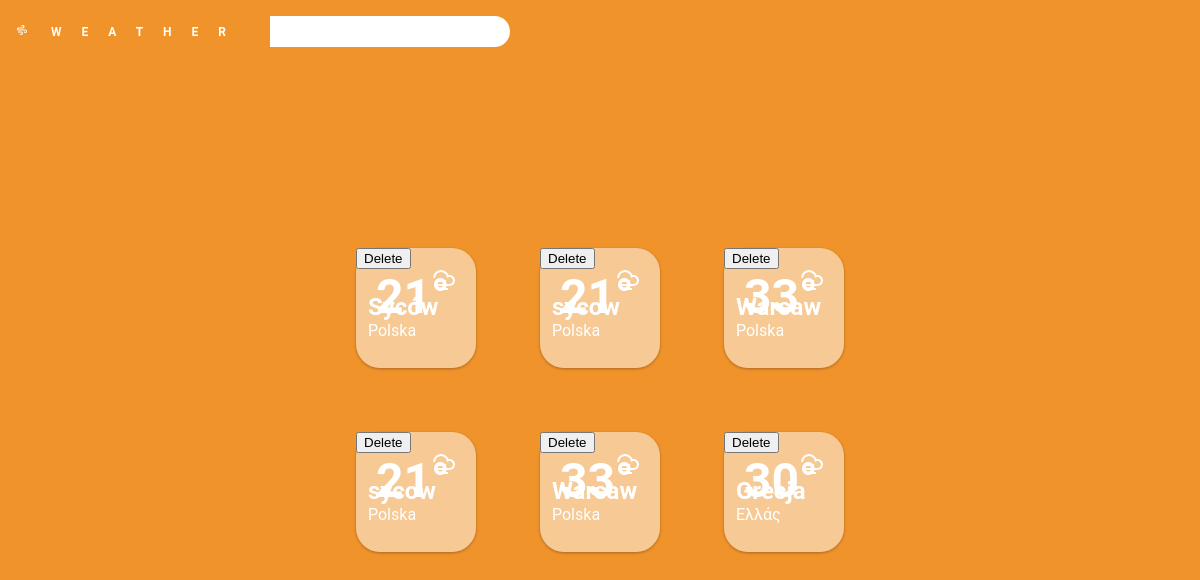
Before: /main/ with the older database file.
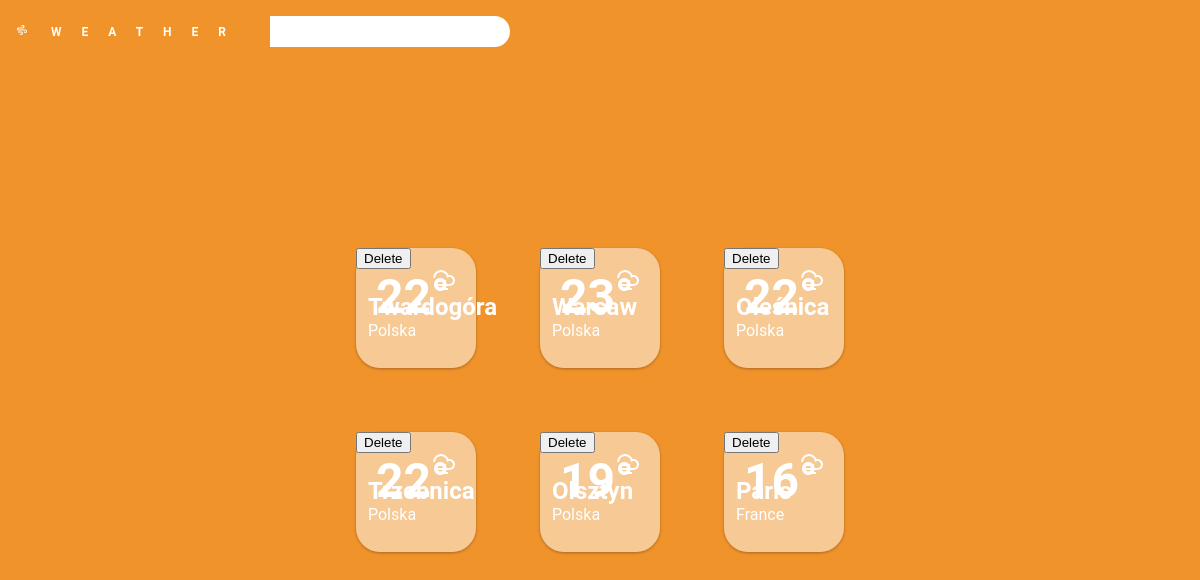
After: the same page with the newer database file.
### weather/models.py (models this page shows, shortened)
class Favorite(models.Model):
    link = models.CharField(max_length=300)
    city = models.CharField(max_length=200)
    country = models.CharField(max_length=200)
    tempr = models.IntegerField(max_length=20)

### weather/views.py (the view)
# urls.py: path('main/', views.main),
def main(request):
    fav = Favorite.objects.all()
    return render(request, 'weather/main.html', {
        "fav": fav,
    })

### templates/weather/main.html (shortened to what this page needs)
{% extends "base.html" %}
{% block content %}
<div class="content">
  <div class="content__grid-container">
    <div class="content__grid">
        {% for element in fav %}
      <a href={{element.link}}>
        <div class="content__grid-item">
            <p class="content__grid-item-temp">
              {{element.tempr}}°
            </p>
            <div class="content__grid-item-icon">
              <svg xmlns="http://www.w3.org/2000/svg" viewBox="0 0 24 24" width="24" height="24"><path fill="none" d="M0 0h24v24H0z"/><path d="M14 18v-2h3.5a3.5 3.5 0 1 0-2.5-5.95V10a6 6 0 1 0-12 0v.007H1V10a8 8 0 0 1 15.458-2.901A5.5 5.5 0 1 1 17.5 18H14zm-8 2h10v2H6v-2zm0-8h8v2H6v-2zm-4 4h10v2H2v-2z"/></svg>
            </div>
            <p class="content__grid-item-location">
              <span class="content__grid-item-city">{{element.city}}</span><br/>
              <span>{{element.country}}</span>
            </p>
            <form action="/main/delete_favorite/{{ element.id }}" method="POST">
                <button type="submit">Delete</button>
            </form>
        </div>
      </a>
        {% endfor %}
    </div>
  </div>
</div>
{% endblock content %}

### templates/base.html (shortened to what this page needs)
{% load static %}
<!DOCTYPE html>
<html lang="en">
<head>
	<link rel="stylesheet" href="{% static "css/style.css" %}">
    <link rel="stylesheet" href="https://cdnjs.cloudflare.com/ajax/libs/Chart.js/2.8.0/Chart.min.css" />
</head>
<body>
	<div class="app__details-sun">
      <div class="header">
          <a href="/main" style="text-decoration:none">
              <div class="logo">
                  weather
              </div>
          </a>
          <form action="new_search" method="POST">
            <div class="search">
                <input id="text" name="content" type="search" required/>
            </div>
          </form>
      </div>
      {% block content %}{% endblock content %}
	</div>
</body>
</html>

### static/css/style.css (style rules this page uses)
body { width: 100%; height: 100vh; margin: 0; overflow: hidden; font-family: 'Roboto', sans-serif; }
.header { display: -webkit-box; display: -ms-flexbox; display: flex; padding: 2vh; }
.header .logo { font-weight: bold; color: white; font-size: 1.5vh; letter-spacing: 20px; text-transform: uppercase; line-height: 4vh; }
.header .logo svg { width: 1vw; height: 1vw; fill: white; color: white; }
.search { display: -webkit-box; display: -ms-flexbox; display: flex; }
.search input { outline: none; border: none; padding: 1vh 1vw; border-top-right-radius: 20px; border-bottom-right-radius: 20px; width: 20vw; }
.content__grid-container { position: absolute; top: 50%; left: 50%; -webkit-transform: translate(-50%, -50%); transform: translate(-50%, -50%); }
.content__grid-container .content__grid { display: -ms-grid; display: grid; -ms-grid-columns: auto auto auto; grid-template-columns: auto auto auto; grid-gap: 8vh; }
.content__grid-container .content__grid .content__grid-item { cursor: pointer; position: relative; width: 10vw; height: 10vw; background: rgba(255, 255, 255, 0.5); border-radius: 20%; -webkit-box-shadow: rgba(0, 0, 0, 0.3) 0 1px 3px; box-shadow: rgba(0, 0, 0, 0.3) 0 1px 3px; -webkit-transition: -webkit-transform .2s; transition: -webkit-transform .2s; transition: transform .2s; transition: transform .2s, -webkit-transform .2s; }
.content__grid-container .content__grid .content__grid-item-temp { position: absolute; top: 20px; left: 20px; font-size: 3rem; font-weight: bold; margin: 0; }
.content__grid-container .content__grid .content__grid-item-icon { position: absolute; top: 20px; right: 20px; }
.content__grid-container .content__grid .content__grid-item-icon svg { width: 2vw; height: 2vw; fill: white; color: white; }
.content__grid-container .content__grid .content__grid-item-location { color: white; position: absolute; bottom: 10%; left: 10%; }
.content__grid-container .content__grid .content__grid-item-city { font-size: 1.5rem; font-weight: bold; }
.app__details-sun { width: 100vw; height: 100vh; background: #F0932B; }
.content__grid-item-location { position: relative; z-index: 100; }
.content__grid-item-temp { color: white; font-size: 5rem; font-weight: bold; margin: 0; margin-top: 10vh; }
.content { padding: 0 2vh; }
a { text-decoration: none; }

Changed rows visible on the page:
removed Favorite: tempr "21", city "Syców", country "Polska"
removed Favorite: tempr "21", city "sycow", country "Polska"
removed Favorite: tempr "33", city "Warsaw", country "Polska"
removed Favorite: tempr "21", city "sycow", country "Polska"
removed Favorite: tempr "33", city "Warsaw", country "Polska"
removed Favorite: tempr "30", city "Grecja", country "Ελλάς"
added Favorite: tempr "22", city "Twardogóra", country "Polska"
added Favorite: tempr "23", city "Warsaw", country "Polska"
added Favorite: tempr "22", city "Oleśnica", country "Polska"
added Favorite: tempr "22", city "Trzebnica", country "Polska"
added Favorite: tempr "19", city "Olsztyn", country "Polska"
added Favorite: tempr "16", city "Paris", country "France"
